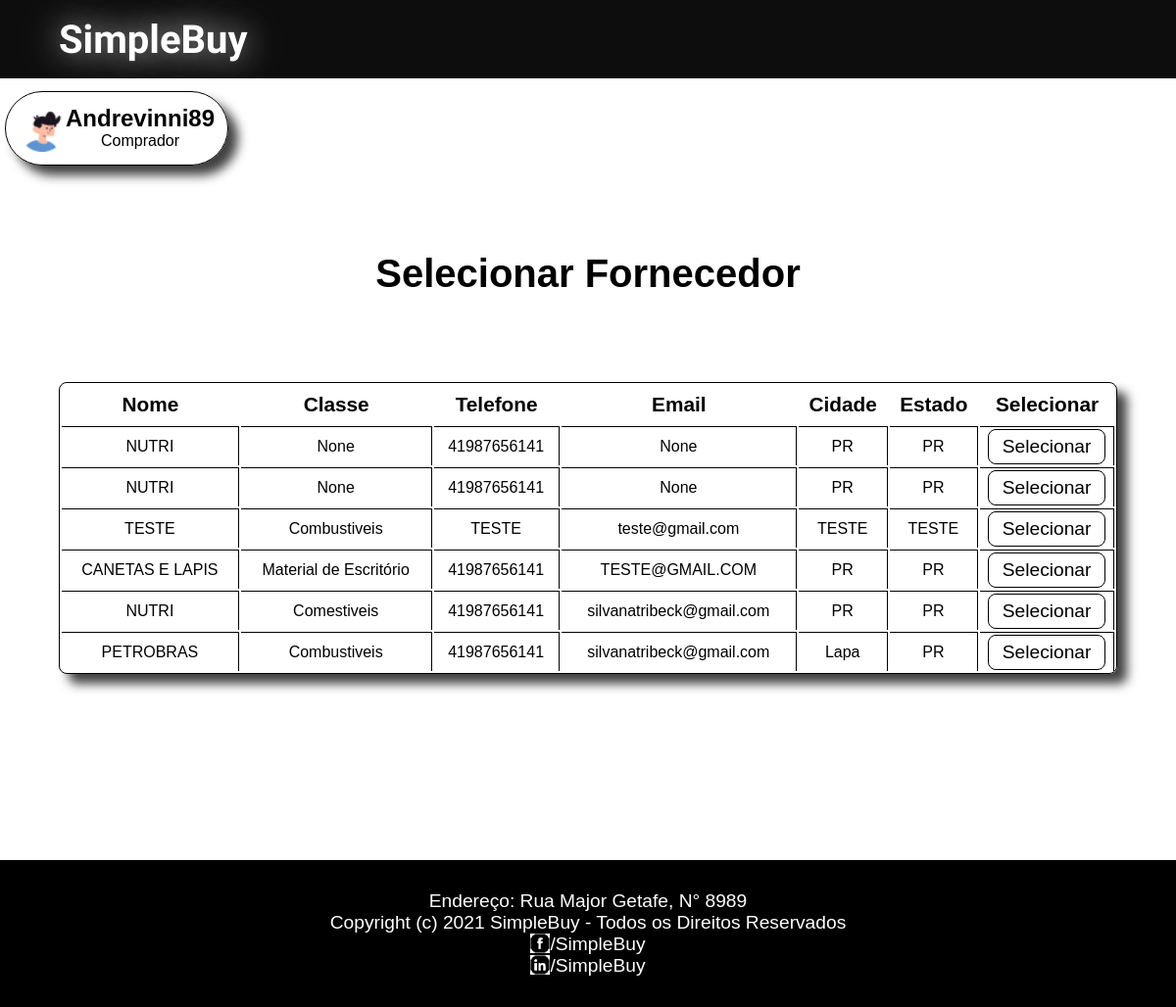
/inicio-comprador/Andrevinni89/integrar-nota-fiscal/selecionar-fornecedor, run on an earlier commit of the app's database.
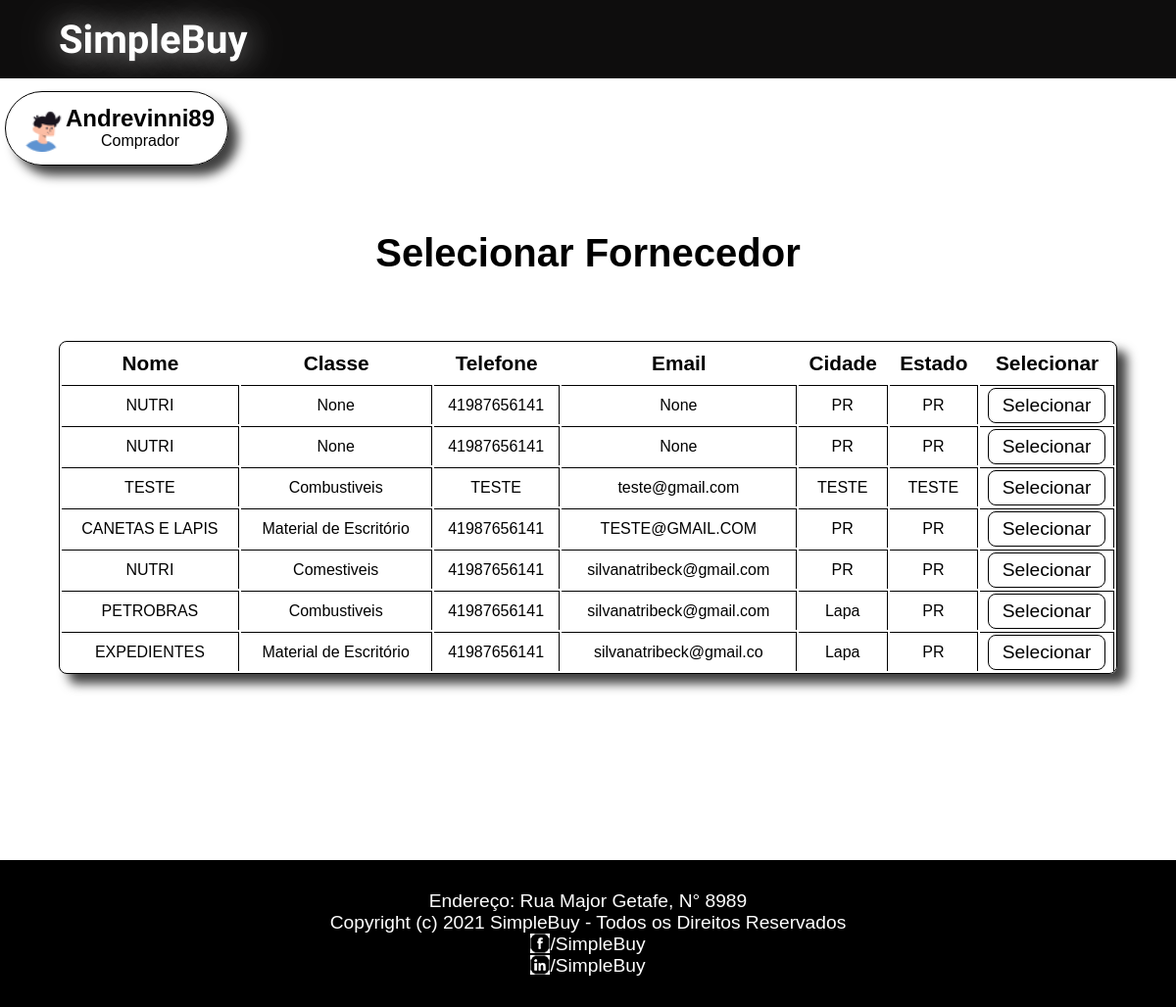
And on a later commit of the database.
### SimpleBuy/models.py (models this page shows, shortened)
class Fornecedor(models.Model):
    nome = models.CharField(max_length=200, unique=True)
    cnpj = models.CharField(max_length=200, unique=True)
    email = models.CharField(max_length=500, null=True)
    endereco = models.OneToOneField(Endereco, on_delete=models.CASCADE)
    telefone = models.CharField(max_length=200)
    classe = models.ForeignKey(Classe, on_delete=models.CASCADE, null=True)

class Endereco(models.Model):
    rua = models.CharField(max_length=200)
    numero = models.IntegerField()
    cep = models.CharField(max_length=200)
    complemento = models.CharField(max_length=200, null=True)
    cidade = models.ForeignKey(Cidade, on_delete=models.CASCADE)

class Cidade(models.Model):
    nome = models.CharField(max_length=200)
    estado = models.ForeignKey(Estado, on_delete=models.CASCADE)
    def __str__(self):
        return self.nome

class Estado(models.Model):
    nome = models.CharField(max_length=200)
    def __str__(self):
        return self.nome

class Classe(models.Model):
    nome = models.CharField(unique=True, max_length=200)
    def __str__(self):
        return self.nome

### SimpleBuy/views.py (the view)
# urls.py: path('inicio-comprador/<str:nomeUsuario>/integrar-nota-fiscal/selecionar-fornecedor',views.selecionar_fornecedor, name='selecionar-item'),
def selecionar_fornecedor(request, nomeUsuario, item_id=0):
    dao = GenericDao()
    daoFornecedor = DaoFornecedor()
    item_pendente_cotacao = None
    try:
        comprador = dao.get_by_username(Comprador, nomeUsuario)
        user = comprador
    except:
        comprador = False
        administrador = dao.get_by_username(Administrador, nomeUsuario)
        user = administrador
    if item_id != 0:
        item_pendente_cotacao = dao.get(Item_pendente_cotacao, item_id)
        fornecedores = daoFornecedor.get_fornecedor_by_classe(item_pendente_cotacao.cod_item.classe)
    else:
        fornecedores = dao.selectAll(Fornecedor)
    context = {
        "user": user,
        "item_pendente_cotacao": item_pendente_cotacao,
        "fornecedores": fornecedores
    }
    return render(request, 'SimpleBuy/selecionar-fornecedor.html', context)

### SimpleBuy/dao/GenericDao.py (called while the page is built)
    def selectAll(self, Model):
        list = []
        for i in Model.objects.all():
            list.append(i)
        return list

    def get_by_username(self, Model, username):
        try:
            model = Model.objects.get(nomeUsuario=username)
        except:
            raise
        return model

### SimpleBuy/templates/SimpleBuy/selecionar-fornecedor.html (shortened to what this page needs)
{% load static %}
<!DOCTYPE html>
<html lang="pt-br">
<head>
    <link rel="stylesheet" href="{% static 'style/inicio.css' %}">
    <link rel="stylesheet" href="{% static 'style/selecionar-fornecedor.css' %}">
</head>
<body>
    <div class="box">
    <header>
        <div class="container-header">
            <h1 class="tittle-header"><a id="logo" href="index"> SimpleBuy</a></h1>
        </div>
    </header>
        <div class="content-historico">
            <a href="/inicio-comprador/{{user.nomeUsuario}}/" class="profile-link">
                <div class="profile">
                    <img src="{% static 'img/user-image.png' %}" alt="">
                    <div class="img-name">
                        <h2>{{user.nomeUsuario}}</h2>
                        <span>Comprador</span>
                    </div>
                </div>
            </a>
            <h1>Selecionar Fornecedor</h1>
            <table>
                <tr>
                    <th>Nome</th>
                    <th >Classe</th>
                    <th >Telefone</th>
                    <th >Email</th>
                    <th>Cidade</th>
                    <th>Estado</th>
                    <th>Selecionar</th>
                </tr>
                {% for fornecedor in fornecedores %}
                    <tr>
                        <td>{{fornecedor.nome}}</td>
                        <td >{{fornecedor.classe}}</td>
                        <td >{{fornecedor.telefone}}</td>
                        <td >{{fornecedor.email}}</td>
                        <td>{{fornecedor.endereco.cidade}}</td>
                        <td >{{fornecedor.endereco.cidade.estado}}</td>
                                {% if user.plano > 0 %}
                                    <td lass="last"><a href="{{fornecedor.id}}"><button class="generic-button">Selecionar</button></a></td>
                                {% else %}
                                    <td lass="last"><a href="/inicio-comprador/{{user.nomeUsuario}}/gerar-cotacao/{{item_pendente_cotacao.id}}/{{fornecedor.id}}"><button class="generic-button">Selecionar</button></a></td>
                                {% endif %}
                    </tr>
                {% endfor %}
            </table>
        </div>
    <footer>
        <p>Endereço: Rua Major Getafe, N° 8989</p>
        <p>Copyright (c) 2021 SimpleBuy - Todos os Direitos Reservados</p>
        <div class="rede">
            <img src="{% static 'img/icone-facebook.png' %}" alt="">
            <p><a href="https://facebook/SimpleBuy">/SimpleBuy</a></p>
        </div>
        <div class="rede">
            <img src="{% static 'img/icone-linkedin.png' %}" alt="">
            <p><a href="https://linkedin/SimpleBuy">/SimpleBuy</a></p>
        </div>
    </footer>
</div>
</body>
</html>

What changed in the data, as far as the page shows it:
added Fornecedor: nome "EXPEDIENTES", classe "Material de Escritório", telefone "41987656141", email "silvanatribeck@gmail.co", endereco.cidade "Lapa", endereco.cidade.estado "PR"
